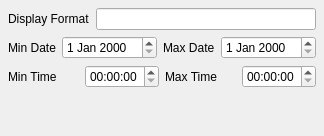
              <widget class="QWidget" name="page31" >
               <layout class="QVBoxLayout" >
                <property name="margin" >
                 <number>8</number>
                </property>
                <property name="spacing" >
                 <number>6</number>
                </property>
                <item>
                 <layout class="QHBoxLayout" >
                  <property name="margin" >
                   <number>0</number>
                  </property>
                  <property name="spacing" >
                   <number>6</number>
                  </property>
                  <item>
                   <widget class="QLabel" name="displayFormatLabel" >
                    <property name="text" >
                     <string>Display Format</string>
                    </property>
                   </widget>
                  </item>
                  <item>
                   <widget class="QLineEdit" name="displayFormatEdit" />
                  </item>
                 </layout>
                </item>
                <item>
                 <layout class="QHBoxLayout" >
                  <property name="margin" >
                   <number>0</number>
                  </property>
                  <property name="spacing" >
                   <number>6</number>
                  </property>
                  <item>
                   <widget class="QLabel" name="label_4" >
                    <property name="text" >
                     <string>Min Date</string>
                    </property>
                   </widget>
                  </item>
                  <item>
                   <widget class="QDateEdit" name="minDateEdit" />
                  </item>
                  <item>
                   <widget class="QLabel" name="label_2" >
                    <property name="text" >
                     <string>Max Date</string>
                    </property>
                   </widget>
                  </item>
                  <item>
                   <widget class="QDateEdit" name="maxDateEdit" />
                  </item>
                 </layout>
                </item>
                <item>
                 <layout class="QHBoxLayout" >
                  <property name="margin" >
                   <number>0</number>
                  </property>
                  <property name="spacing" >
                   <number>6</number>
                  </property>
                  <item>
                   <widget class="QLabel" name="label_6" >
                    <property name="text" >
                     <string>Min Time</string>
                    </property>
                   </widget>
                  </item>
                  <item>
                   <widget class="QTimeEdit" name="minTimeEdit" />
                  </item>
                  <item>
                   <widget class="QLabel" name="label_5" >
                    <property name="text" >
                     <string>Max Time</string>
                    </property>
                   </widget>
                  </item>
                  <item>
                   <widget class="QTimeEdit" name="maxTimeEdit" />
                  </item>
                 </layout>
                </item>
                <item>
                 <spacer>
                  <property name="orientation" >
                   <enum>Qt::Vertical</enum>
                  </property>
                  <property name="sizeHint" >
                   <size>
                    <width>20</width>
                    <height>40</height>
                   </size>
                  </property>
                 </spacer>
                </item>
               </layout>
              </widget>
